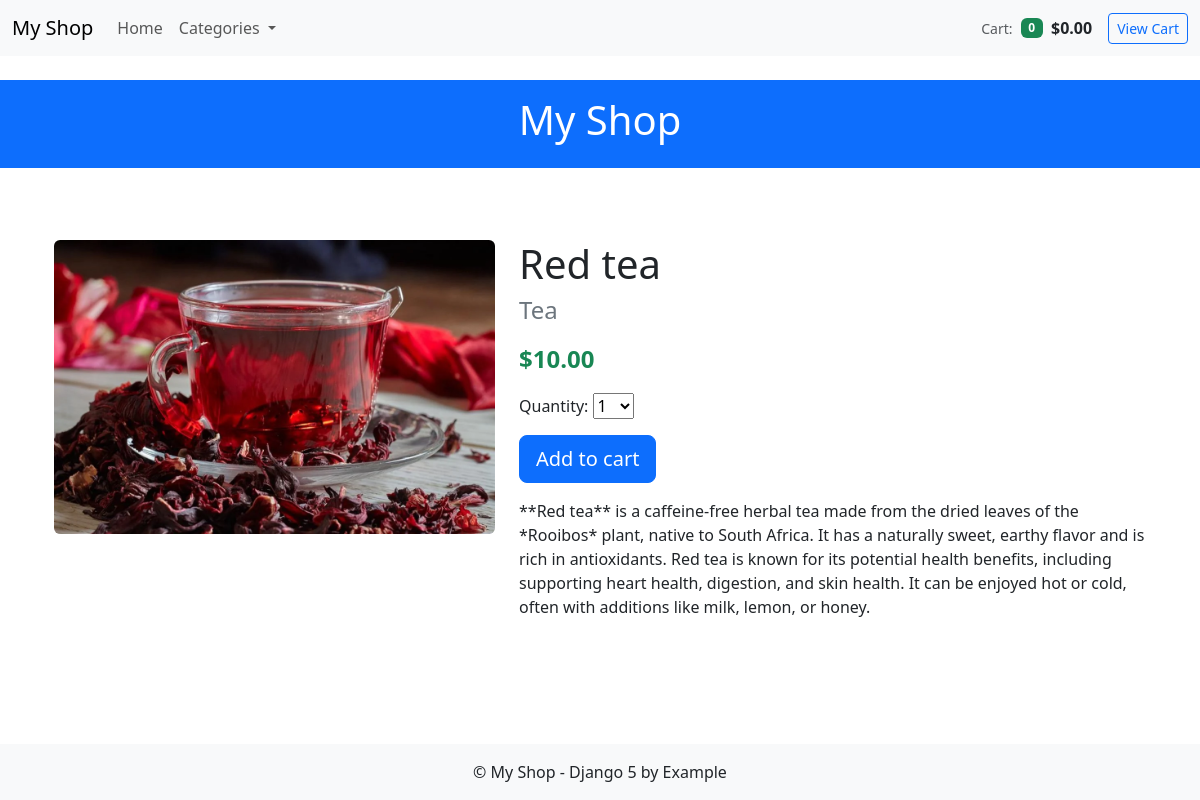
/2/red-tea/, run on the app's committed database.
### shop/models.py (models this page shows, shortened)
class Product(models.Model):
    category = models.ForeignKey(
        Category, related_name="products", on_delete=models.CASCADE
    )
    name = models.CharField(max_length=200)
    slug = models.SlugField(max_length=200)
    image = models.ImageField(upload_to="products/%Y/%m/%d", blank=True)
    description = models.TextField(blank=True)
    price = models.DecimalField(max_digits=10, decimal_places=2)
    available = models.BooleanField(default=True)
    created = models.DateTimeField(auto_now_add=True)
    updated = models.DateTimeField(auto_now=True)
    class Meta:
        ordering = ["name"]
        indexes = [
            models.Index(fields=["id", "slug"]),
            models.Index(fields=["name"]),
            models.Index(fields=["-created"]),
        ]

class Category(models.Model):
    name = models.CharField(max_length=200)
    slug = models.SlugField(max_length=200, unique=True)
    class Meta:
        ordering = ["name"]
        indexes = [
            models.Index(fields=["name"]),
        ]
        verbose_name = "category"
        verbose_name_plural = "categories"
    def __str__(self):
        return self.name
    def get_absolute_url(self):
        return reverse(
            "shop:product_list_by_category", kwargs={"category_slug": self.slug}
        )

### shop/views.py (the view)
class ProductDetailView(DetailView):
    model = Product
    template_name = "shop/product/detail.html"
    context_object_name = "product"
    def get_context_data(self, **kwargs):
        context = super().get_context_data(**kwargs)
        context["cart_product_form"] = CartAddProductForm()
        return context

### cart/forms.py
class CartAddProductForm(forms.Form):
    quantity = forms.TypedChoiceField(
        choices=PRODUCT_QUANTITY_CHOICES, coerce=int, label="Quantity"
    )
    override = forms.BooleanField(
        required=False, initial=False, widget=forms.HiddenInput
    )

### cart/cart.py (called while the page is built)
    def __len__(self):
        return sum(item["quantity"] for item in self.cart.values())

    def get_total_price(self):
        return sum(
            Decimal(item["price"]) * item["quantity"] for item in self.cart.values()
        )

### cart/context_processors.py (called while the page is built)
def cart_context(request):
    from cart.cart import Cart
    cart = Cart(request)
    return {
        "cart_items_count": len(cart),
        "cart_total": cart.get_total_price(),
    }

### shop/context_processors.py (called while the page is built)
def media_url(request):
    from django.conf import settings
    return {"MEDIA_URL": settings.MEDIA_URL}

### shop/templates/shop/product/detail.html (shortened to what this page needs)
{% extends "base.html" %}
{% load static %}
{% block content %}
<div class="container mt-4">
    <div class="row g-4">
        <div class="col-md-5">
            {% if product.image and product.image.url %}
            <img src="{{ product.image.url }}" class="img-fluid rounded" alt="{{ product.name }}">
            {% else %}
            <img src="/media/img/no_image.jpg" class="img-fluid rounded" alt="No image available">
            {% endif %}
        </div>
        <div class="col-md-7">
            <h1>{{ product.name }}</h1>
            <h4 class="text-muted mb-3">
                <a href="{{ product.category.get_absolute_url }}" class="text-decoration-none text-secondary">
                    {{ product.category }}
                </a>
            </h4>
            <p class="fs-4 fw-bold text-success mb-3">
                ${{ product.price }}
            </p>
            <form action="{% url 'cart:cart_add' product.id %}" method="post" class="mb-3">
                <div class="mb-3">
                    {{ cart_product_form.quantity.label_tag }}
                    {{ cart_product_form.quantity }}
                </div>
                <button type="submit" class="btn btn-primary btn-lg">
                    Add to cart
                </button>
            </form>
            <div class="mb-4">
                {{ product.description|linebreaks }}
            </div>
        </div>
    </div>
</div>
{% endblock %}

### data on the page
Product: image (picture), name "Red tea", category "Tea", price "10.00", description "**Red tea** is a caffeine-free herbal tea made from the dried leaves of the *Rooibos* plant, native to South Africa. It has a naturally sweet, earthy flavor and is rich in antioxidants. Red tea is known for its potential health benefits, including supporting heart health, digestion, and skin health. It can be enjoyed hot or cold, often with additions like milk, lemon, or honey."

### other printed values
{{ cart_items_count|default:0 }} "0"
{{ cart_total|default:"0.00" }} "0.00"
{{ cart_product_form.quantity.label_tag }} "Quantity:"
